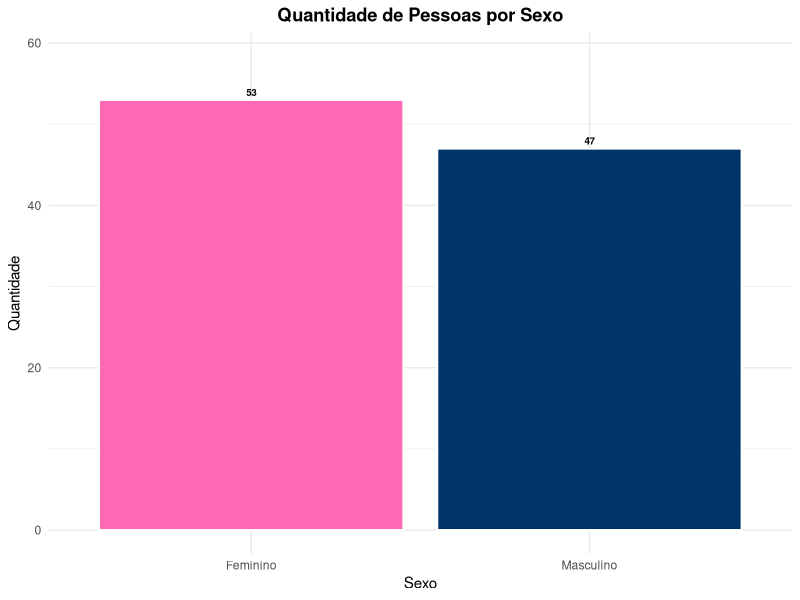

Write the R code that produced this figure.
library(ggplot2)

people <- read.csv("./csvs/people-100.csv", stringsAsFactors = FALSE)

df <- as.data.frame(table(people$Sex))
colnames(df) <- c("Sexo", "Quantidade")


df$Sexo <- as.character(df$Sexo)

df$Sexo[df$Sexo == "Female"] <- "Feminino"
df$Sexo[df$Sexo == "Male"] <- "Masculino"

limite_y <- max(df$Quantidade) * 1.1

png(filename = "grafico_barras_sexo.png", width = 600, height = 400, res = 150)

ggplot(df, aes(x = Sexo, y = Quantidade, fill = Sexo)) +
  geom_bar(stat = "identity", color = "white", linewidth = 0.7) +
  geom_text(aes(label = Quantidade), vjust = -0.5, size = 2.5, fontface = "bold") +
  scale_fill_manual(values = c(
    "Feminino" = "#FF69B4",
    "Masculino" = "#003366"
  )) +
  labs(title = "Quantidade de Pessoas por Sexo", x = "Sexo", y = "Quantidade") +
  ylim(0, limite_y) +
  theme_minimal() +
  theme(
    plot.title = element_text(hjust = 0.5, face = "bold"),
    legend.position = "none"
  )

dev.off()